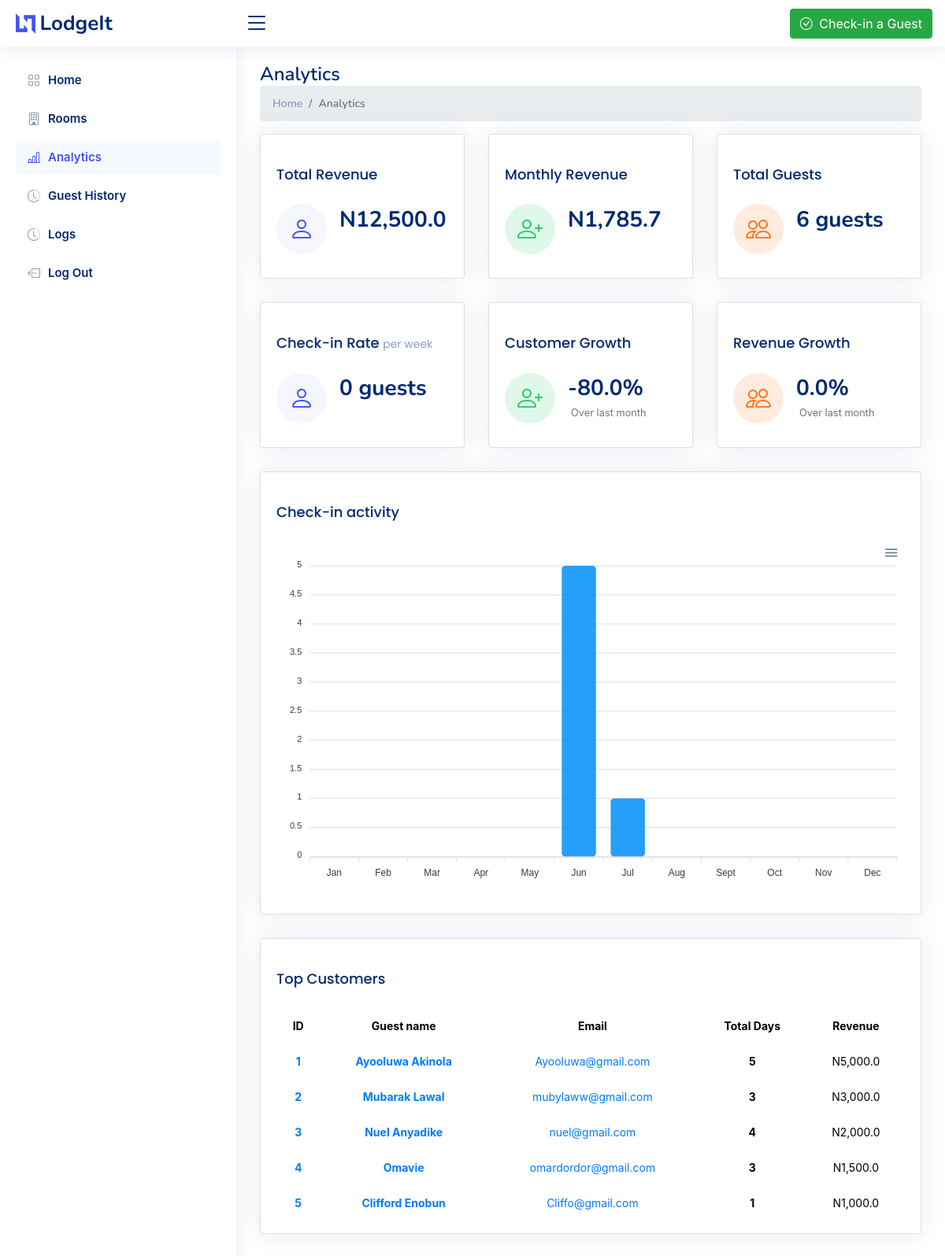
Screenshot of /analytics (signed in) with the database file from the repository.
### LodgeApp/models.py (models this page shows, shortened)
class Guest(models.Model):
    name = models.CharField(max_length=50)
    email = models.EmailField()
    number = models.IntegerField()
    room  = models.ForeignKey(Room, on_delete=models.CASCADE)
    check_in = models.DateTimeField(auto_now_add=True)
    staff = models.ForeignKey(Staff, on_delete=models.CASCADE)
    check_out = models.DateTimeField(null=True,blank=True)
    revenue = models.ForeignKey(Revenue, on_delete=models.CASCADE, null=True, blank=True)
    company = models.ForeignKey(Company, on_delete=models.CASCADE, null=True)
    duration = models.IntegerField(null=True)

class Revenue(models.Model):
    revenue = models.DecimalField(max_digits=10, decimal_places=1, default=0)
    company = models.ForeignKey(Company, on_delete=models.CASCADE, null=True)

### LodgeApp/views.py (the view)
# urls.py: path('analytics', views.analytics, name='analytics'),
def analytics(request):
    if not request.user.is_authenticated:
        return redirect('sign-in')
    top_guests = Guest.objects.filter(company=request.user.company).order_by('-revenue__revenue')[:5]
    guests = Guest.objects.filter(company=request.user.company)
    check_ins = CheckIns.objects.filter(time__year=timezone.now().year, company=request.user.company)
    year_dict = {i:0 for i in range(1,13)}
    for check_in in check_ins:
        month = check_in.time.month
        year_dict[month] += 1
    check_in_data = list(year_dict.values())
    check_in_rate = int(np.sum(check_in_data)/(timezone.now().month * 4))
    if timezone.now().month == 1:
        guest_growth = 0
    else:
        try:
            guest_growth = (check_in_data[(timezone.now().month)-1] - check_in_data[(timezone.now().month)-2])/check_in_data[(timezone.now().month)-2] *100
        except:
            guest_growth = 0
    total_revenue = 0
    for guest in guests:
        try:
            rev = guest.revenue
            total_revenue += rev.revenue
        except:
            total_revenue += 0
    monthly_revenue = (total_revenue/(timezone.now().month))
    month_revenue_guests = Guest.objects.filter(check_out__month=timezone.now().month, company=request.user.company)
    if timezone.now().month != 1:
        prev_month_revenue_guests = Guest.objects.filter(check_out__month=(timezone.now().month)-1, company=request.user.company)
    else:
        prev_month_revenue_guests = {}
    month_revenue = 0
    for guests in month_revenue_guests:
        revenue = guests.revenue
        try:
            month_revenue+= revenue.revenue
        except:
            month_revenue+= 0
    prev_month_revenue = 0
    for guests in prev_month_revenue_guests:
        revenue = guests.revenue
        try:
            prev_month_revenue+= revenue.revenue
        except:
            prev_month_revenue+= 0
    try:
        revenue_growth = ((month_revenue-prev_month_revenue)/prev_month_revenue)*100
    except:
        revenue_growth = 0
    available_rooms = Room.objects.filter(room_status=False,
                                          company=request.user.company)
    context = {
        'available_rooms':available_rooms,
        'check_in_data':check_in_data,
        'guests':Guest.objects.filter(company=request.user.company),
        'top_guests':top_guests,
        'check_in_rate':check_in_rate,
        'guest_growth':guest_growth,
        'total_revenue':float(total_revenue),
        'monthly_revenue':monthly_revenue,
        'revenue_growth':revenue_growth,
        'page_name':'Analytics'
    }
    return render(request, 'analytics.html', context)

### LodgeApp/templates/analytics.html (shortened to what this page needs)
{% extends 'base.html' %}
{% load static %}
{% load custom_filters %}
{% load custom_tags %}
{% load humanize %}
{% block content %}
<body>
  {% include 'partials/_header.html' %}
  {% include 'sidebar.html' %}
  <main id="main" class="main">
    <div class="pagetitle">
      <h1>Analytics</h1>
      <nav>
        <ol class="breadcrumb">
          <li class="breadcrumb-item"><a href="#">Home</a></li>
          <li class="breadcrumb-item active">Analytics</li>
        </ol>
      </nav>
    </div>
    <section class="section dashboard">
      <div class="row">
        <div class="col-xxl-6 col-xl-12 col-lg-12 col-md-12">
          <div class="row">
            <div class="col-xxl-6 col-xl-4 col-lg-4 col-md-6">
              <div class="card info-card sales-card">
                <div class="card-body">
                  <h5 class="card-title">Total Revenue </h5>
                  <div class="d-flex align-items-center">
                    <div
                      class="card-icon rounded-circle d-flex align-items-center justify-content-center"
                    >
                      <i class="bi bi-person"></i>
                    </div>
                    <div class="ps-3">
                      <h6>N{{total_revenue|floatformat:1|intcomma}}</h6>
                      <span class="text-muted small pt-2 ps-1"></span>
                    </div>
                  </div>
                </div>
              </div>
            </div>
            <div class="col-xxl-6 col-xl-4 col-lg-4 col-md-6">
              <div class="card info-card revenue-card">
                <div class="card-body">
                  <h5 class="card-title">
                    Monthly Revenue
                  </h5>
                  <div class="d-flex align-items-center">
                    <div
                      class="card-icon rounded-circle d-flex align-items-center justify-content-center"
                    >
                      <i class="bi bi-person-plus"></i>
                    </div>
                    <div class="ps-3">
                      <h6>N{{monthly_revenue|floatformat:1|intcomma}}</h6>
                      <span class="text-muted small pt-2 ps-1"></span>
                    </div>
                  </div>
                </div>
              </div>
            </div>
            <div class="col-xxl-6 col-xl-4 col-lg-4 col-md-6">
              <div class="card info-card customers-card">
                <div class="card-body">
                  <h5 class="card-title">
                    Total Guests
                  </h5>
                  <div class="d-flex align-items-center">
                    <div
                      class="card-icon rounded-circle d-flex align-items-center justify-content-center"
                    >
                      <i class="bi bi-people"></i>
                    </div>
                    <div class="ps-3">
                      <h6>{{guests|length}} guests</h6>
                      <span class="text-muted small pt-2 ps-1"></span>
                    </div>
                  </div>
                </div>
              </div>
            </div>
            <div class="col-xxl-6 col-xl-4 col-lg-4 col-md-6">
              <div class="card info-card sales-card">
                <div class="card-body">
                  <h5 class="card-title">
                    Check-in Rate <span>per week</span>
                  </h5>
                  <div class="d-flex align-items-center">
                    <div
                      class="card-icon rounded-circle d-flex align-items-center justify-content-center"
                    >
                      <i class="bi bi-person"></i>
                    </div>
                    <div class="ps-3">
                      <h6>{{check_in_rate}} guests</h6>
                      <span class="text-muted small pt-2 ps-1"></span>
                    </div>
                  </div>
                </div>
              </div>
            </div>
            <div class="col-xxl-6 col-xl-4 col-lg-4 col-md-6">
              <div class="card info-card revenue-card">
                <div class="card-body">
                  <h5 class="card-title">Customer Growth </h5>
                  <div class="d-flex align-items-center">
                    <div
                      class="card-icon rounded-circle d-flex align-items-center justify-content-center"
                    >
                      <i class="bi bi-person-plus"></i>
                    </div>
                    <div class="ps-3">
                      <h6>{{guest_growth|stringformat:".1f"}}%</h6>
                      <span class="text-muted small pt-2 ps-1">Over last month</span>
                    </div>
                  </div>
                </div>
              </div>
            </div>
            <div class="col-xxl-6 col-xl-4 col-lg-4 col-md-6">
              <div class="card info-card customers-card">
                <div class="card-body">
                  <h5 class="card-title">
                    Revenue Growth
                  </h5>
                  <div class="d-flex align-items-center">
                    <div
                      class="card-icon rounded-circle d-flex align-items-center justify-content-center"
                    >
                      <i class="bi bi-people"></i>
                    </div>
                    <div class="ps-3">
                      <h6>{{revenue_growth|stringformat:".1f"}}%</h6>
                      <span class="text-muted small pt-2 ps-1">Over last month</span>
                    </div>
                  </div>
                </div>
              </div>
            </div>
          </div>
        </div>
        <div class="col-xxl-6 col-xl-12 col-lg-12">
          <div class="card">
            <div class="card-body">
              <h5 class="card-title">Check-in activity</h5>
              <div id="barChart"></div>
            </div>
          </div>
        </div>
        <div class="col-12">
          <div class="card top-selling overflow-auto">
            <div class="card-body pb-0">
              <h5 class="card-title">Top Customers </h5>
              <table class="table table-borderless text-center">
                <thead>
                  <tr>
                    <th scope="col">ID</th>
                    <th scope="col">Guest name</th>
                    <th scope="col">Email</th>
                    <th scope="col">Total Days</th>
                    <th scope="col">Revenue</th>
                  </tr>
                </thead>
                <tbody>
                  {% for guest in top_guests %}
                  <tr>
                      <th scope="row">
                        <a href="#">{{ forloop.counter }}</a>
                      </th>
                      <td><a href="#" class="text-primary fw-bold">{{guest.name}}</a></td>
                      <td><a href="mailto:{{guest.email}}">{{guest.email}}</a></td>
                      <td class="fw-bold">{{guest.duration}}</td>
                      <td>N{{ guest.revenue.revenue|floatformat:1|intcomma }}</td>
                    </tr>
                  {% endfor %}
                </tbody>
              </table>
            </div>
          </div>
        </div>
      </div>
    </section>
  </main>
</body>
{% endblock content %}

### LodgeApp/static/css/style.css (style rules this page uses)
:root { scroll-behavior: smooth; }
body { font-family: "Open Sans", sans-serif; background: #f6f9ff; color: #444444; }
a { color: #4154f1; text-decoration: none; }
h1, h2, h3, h4, h5, h6 { font-family: "Nunito", sans-serif; }
#main { margin-top: 60px; padding: 20px 30px; transition: all 0.3s; }
.pagetitle { margin-bottom: 10px; }
.pagetitle h1 { font-size: 24px; margin-bottom: 0; font-weight: 600; color: #012970; }
.card { margin-bottom: 30px; border: none; border-radius: 5px; box-shadow: 0px 0 30px rgba(1, 41, 112, 0.1); }
.card-title { padding: 20px 0 15px 0; font-size: 18px; font-weight: 500; color: #012970; font-family: "Poppins", sans-serif; }
.card-title span { color: #899bbd; font-size: 14px; font-weight: 400; }
.card-body { padding: 0 20px 20px 20px; }
.breadcrumb { font-size: 14px; font-family: "Nunito", sans-serif; color: #899bbd; font-weight: 600; }
.breadcrumb a { color: #899bbd; transition: 0.3s; }
.breadcrumb .breadcrumb-item::before { color: #899bbd; }
.breadcrumb .active { color: #51678f; font-weight: 600; }
@media (min-width: 1200px) { #main, #footer { margin-left: 300px; } }
.dashboard .info-card { padding-bottom: 10px; }
.dashboard .info-card h6 { font-size: 28px; color: #012970; font-weight: 700; margin: 0; padding: 0; }
.dashboard .card-icon { font-size: 32px; line-height: 0; width: 64px; height: 64px; flex-shrink: 0; flex-grow: 0; }
.dashboard .sales-card .card-icon { color: #4154f1; background: #f6f6fe; }
.dashboard .revenue-card .card-icon { color: #2eca6a; background: #e0f8e9; }
.dashboard .customers-card .card-icon { color: #ff771d; background: #ffecdf; }
.dashboard .top-selling { font-size: 14px; }
.dashboard .top-selling .table thead { background: #f6f6fe; }
.dashboard .top-selling .table thead th { border: 0; }
.dashboard .top-selling .table tbody td { vertical-align: middle; }

### LodgeApp/static/css/room-carousel.css (style rules this page uses)
.row { display: flex; justify-content: center; }

### rows the page displays
Guest: name "Ayooluwa Akinola", email "Ayooluwa@gmail.com", duration "5", revenue.revenue "5,000.0"
Guest: name "Mubarak Lawal", email "mubylaww@gmail.com", duration "3", revenue.revenue "3,000.0"
Guest: name "Nuel Anyadike", email "nuel@gmail.com", duration "4", revenue.revenue "2,000.0"
Guest: name "Omavie", email "omardordor@gmail.com", duration "3", revenue.revenue "1,500.0"
Guest: name "Clifford Enobun", email "Cliffo@gmail.com", duration "1", revenue.revenue "1,000.0"

### other values shown
{{ total_revenue|floatformat:1|intcomma }} "12,500.0"
{{ monthly_revenue|floatformat:1|intcomma }} "1,785.7"
{{ guests|length }} "6"
{{ check_in_rate }} "0"
{{ guest_growth|stringformat:".1f" }} "-80.0"
{{ revenue_growth|stringformat:".1f" }} "0.0"
